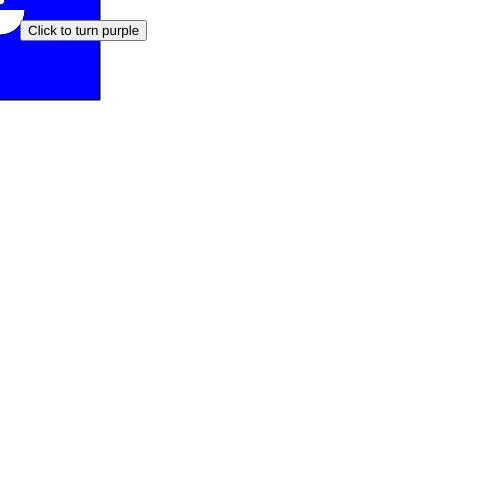
Frame 1 (no input)
Frame 60 (no input): identical to frame 1, image omitted
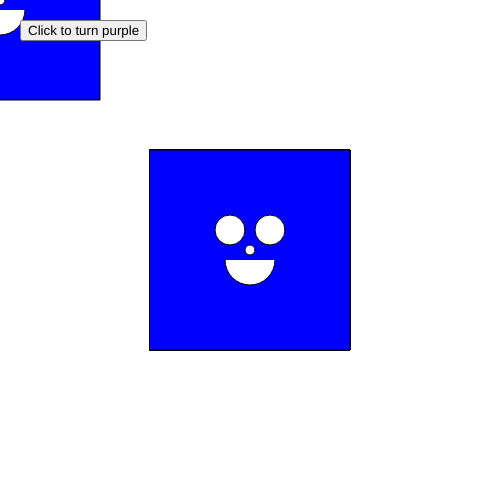
Frame 120 (the mouse pressed at the canvas centre since frame 60)

The p5.js sketch that drew these frames (run headless with seeded random() and noise() and a simulated clock; from frame 60 on, the mouse is pressed at the canvas centre):

// p5.js sketch
// ── sketch.js
var pointX = 0;
var pointY = 0;
var point2; // variable undefined
var faceColor = "blue";

var colorButton;



function setup() {
  // put setup code here
  createCanvas(500,500);
  pointX = width/2;
  pointY = height/2;
  console.log("pointX " + pointX + " pointY " + pointY);
  console.log(point2);

colorButton=createButton('Click to turn purple'); //function that is part of the p5.dom library, it generates an html button
colorButton.position(20,20);
colorButton.mousePressed(function(){
faceColor='purple';
});

}


function draw() {
//var drawmes="loop"; //vars in functions only work in those functions
//console.log(drawmes);

  // put drawing code here

//use an if statement to change background color
if(mouseX < width/2){
  console.log('left hand side');
  background(255);
}
if(mouseX > width/2){
  console.log('right hand side');
  background('grey');
}



  //pointX = 100;
  //pointY = 100;
  pointX = mouseX;
  pointY = mouseY;
  fill(faceColor);
  rect(pointX -100 ,pointY -100,200,200);
  fill(255);
  ellipse(pointX, pointY, 10,10);
  ellipse(pointX + 20, pointY -20, 30,30);
  ellipse(pointX - 20, pointY -20, 30,30);

  // arc(x,y,width,height,start,end)
  arc(pointX,pointY + 10,50,50,0,PI);

  //ellipse(point2, point2, 10,10);

}//end of draw



function mousePressed(){
  //faceColor = "red";
}


function mouseReleased(){
  //faceColor = "blue";
}

function keyPressed(){
console.log("key "+key+' keyCode '+keyCode);
// conditional: if condition = true, do what id inside {}
//== means one side equals the other
if(key == 'w'){
//what you want to happen goes in here
  faceColor = "white";
}
if(key == 'r'){
  faceColor = "red";
}
//key code is numerical repesentation of key
if(key == 'r'){
  faceColor = "red";
}


}//end of keypressed
